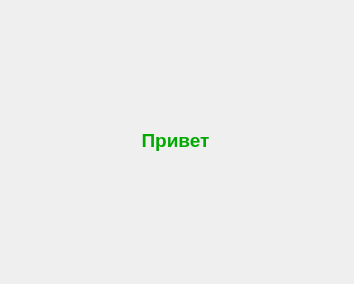
<?xml version="1.0" encoding="UTF-8"?>
<ui version="4.0">
 <class>SecondWindow</class>
 <widget class="QDialog" name="SecondWindow">
  <property name="geometry">
   <rect>
    <x>0</x>
    <y>0</y>
    <width>354</width>
    <height>284</height>
   </rect>
  </property>
  <property name="windowTitle">
   <string>Dialog</string>
  </property>
  <widget class="QLabel" name="label">
   <property name="geometry">
    <rect>
     <x>130</x>
     <y>110</y>
     <width>91</width>
     <height>61</height>
    </rect>
   </property>
   <property name="font">
    <font>
     <pointsize>14</pointsize>
    </font>
   </property>
   <property name="text">
    <string>&lt;html&gt;&lt;head/&gt;&lt;body&gt;&lt;p align=&quot;center&quot;&gt;&lt;span style=&quot; font-weight:792; color:#00aa00;&quot;&gt;Привет&lt;/span&gt;&lt;/p&gt;&lt;/body&gt;&lt;/html&gt;</string>
   </property>
   <property name="textFormat">
    <enum>Qt::AutoText</enum>
   </property>
   <property name="indent">
    <number>0</number>
   </property>
  </widget>
 </widget>
 <resources/>
 <connections/>
</ui>
